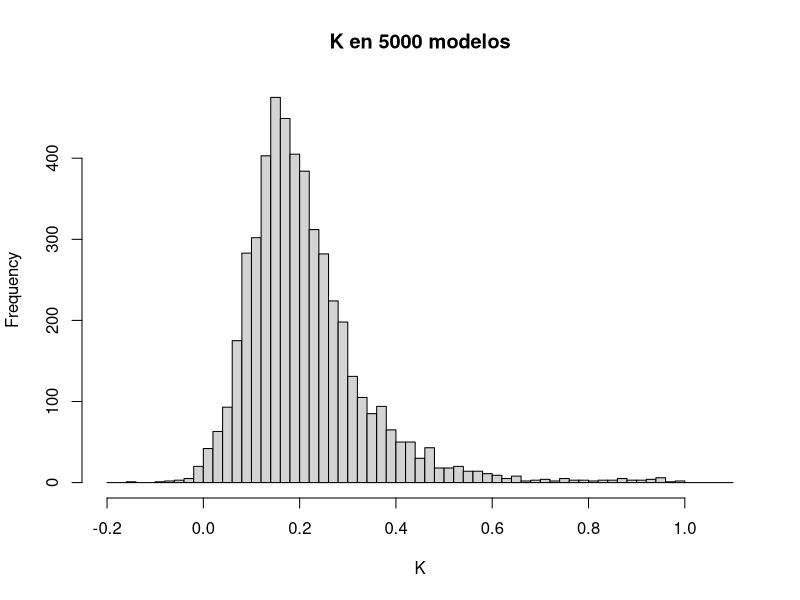

Write R code to recreate this figure. (Note: this script raises an error after producing the figure.)
past<-read.table("past.tsv",header=T,sep='\t',stringsAsFactors = F)
#plot(Outcome~diff,past)
indexes<-1:nrow(past);
get_model<-function(){
train_set_indexes<-sample(indexes,12)
test_set_indexes<-indexes[!indexes %in% train_set_indexes]
train<-past[sample(train_set_indexes,100,replace = T),3:4];
model <- glm(Outcome ~diff-1,family=binomial(link='logit'),data=train)
}
sample_models<-replicate(5000,get_model()$coefficients[1])
hist(sample_models[abs(sample_models)<1],breaks=seq(-0.2,1.1,0.02),main='K en 5000 modelos',xlab = 'K')
model<-get_model()
summary(model)
ano<-anova(model, test="Chisq")
ano
fitted.results <- predict(model,newdata=past[test_set_indexes,3:4],type='response')
fitted.results <- ifelse(fitted.results > 0.5,1,0)
misClasificError <- mean(fitted.results != past[test_set_indexes,"Outcome"])
print(paste('Accuracy',1-misClasificError))
past$fitted <- predict(model,newdata=past[,3:4],type='response')
#fitted <- ifelse(fitted > 0.5,1,0)
diff_range=-15:15;
pvals<-1/(1+exp(-(-15:15*model$coefficients[1])))
test_vals=past[,3:4]
df_p<-data.frame(diff=-15:15,p=pvals)
past$guess=ifelse(past$fitted > 0.5,1,0)==past$Outcome;
main_title=paste("K=",round(model$coefficients[1],dig=3)," p-val=",ano$`Pr(>Chi)`[2]);
ggplot(df_p,aes(x=diff,y=p))+geom_line()+
      geom_point(data=past,aes(x=diff,y=fitted,color=guess))+
      ggtitle(main_title)
# plot(diff_range,pvals,
#      t='l',
#      xlab='diferencia de puntos',
#      ylab='prob victoria local',
#      ylim=c(0,1),
#      main=main_title);
# points(test_vals,col=hits,pch=19)


library(ROCR)
p <- predict(model,newdata=past[test_set_indexes,3:4],type='response')
pr <- prediction(p, past[test_set_indexes,"Outcome"])
prf <- performance(pr, measure = "tpr", x.measure = "fpr")
#plot(prf)

auc <- performance(pr, measure = "auc")
auc <- auc@y.values[[1]]
auc
